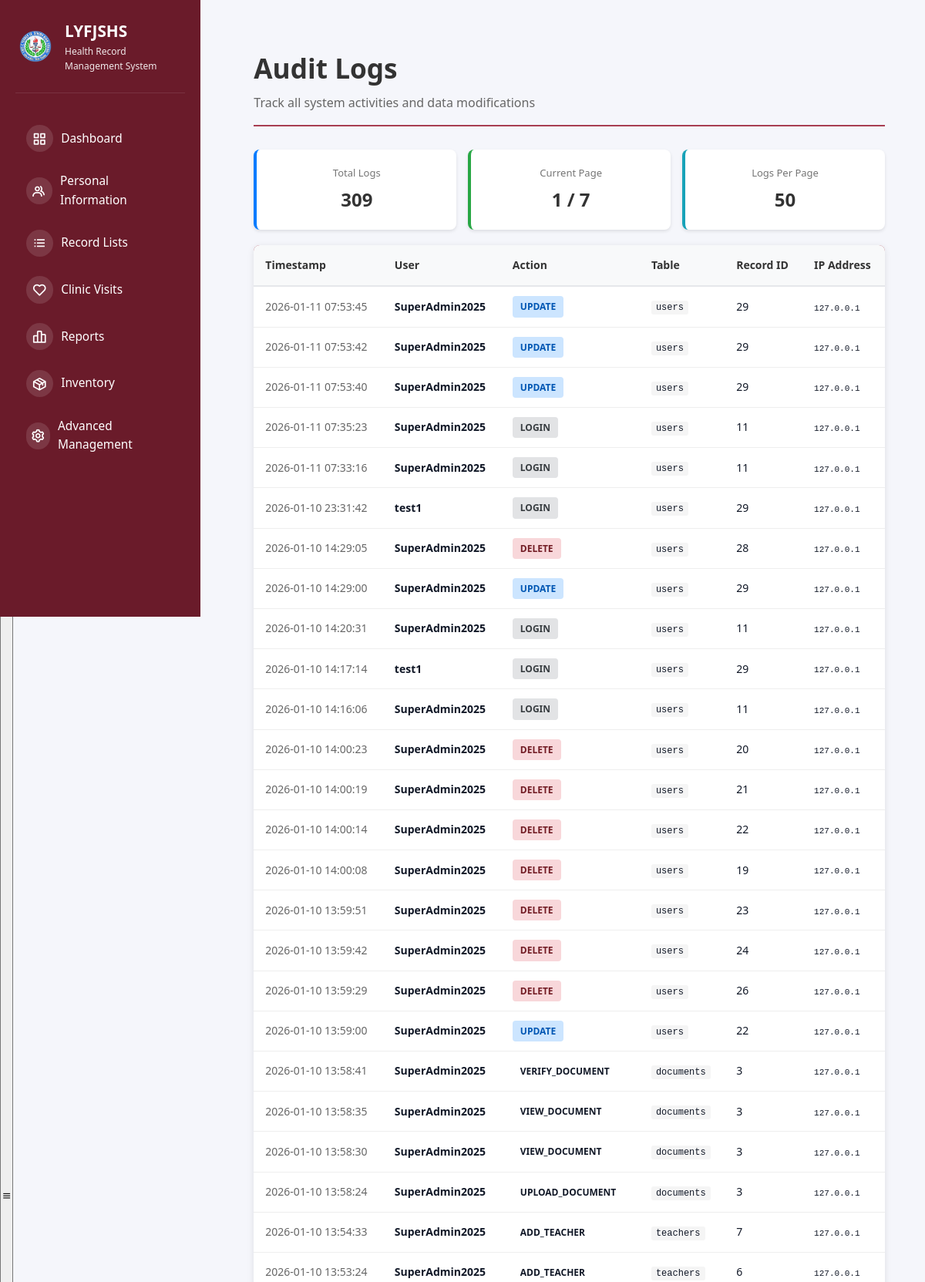
/audit-logs (signed in, upper part), run on the app's committed database.
### tables this page shows
CREATE TABLE audit_log (
            id INTEGER PRIMARY KEY AUTOINCREMENT,
            user_id INTEGER,
            username TEXT,
            action TEXT,
            table_name TEXT,
            record_id INTEGER,
            old_values TEXT,
            new_values TEXT,
            ip_address TEXT,
            timestamp TIMESTAMP DEFAULT CURRENT_TIMESTAMP
        );

### src/app.py (the view)
@app.route("/audit-logs")
@require_role('super_admin', 'health_officer')
def audit_logs():
    page = request.args.get('page', 1, type=int)
    per_page = 50
    db = get_db_connection()
    if not db:
        flash("Database error.", "danger")
        return redirect(url_for("dashboard"))
    try:
        cursor = db.cursor()
        cursor.execute("SELECT COUNT(*) as count FROM audit_log")
        total = cursor.fetchone()['count']
        offset = (page - 1) * per_page
        cursor.execute("""
            SELECT * FROM audit_log
            ORDER BY timestamp DESC
            LIMIT ? OFFSET ?
        """, (per_page, offset))
        logs = cursor.fetchall()
        db.close()
        total_pages = (total + per_page - 1) // per_page
        return render_template("admin/audit_logs.html",
                             logs=logs,
                             page=page,
                             total_pages=total_pages,
                             total=total)
    except sqlite3.Error as e:
        flash(f"Database error: {str(e)}", "danger")
        return redirect(url_for("advanced_management"))

### src/app.py (called while the page is built)
@app.before_request
def check_user_status():
    if session.get("logged_in"):
        if request.endpoint in ['login', 'logout', 'register', 'pending_approval', 'static']:
            return
        if session.get("role") == "pending":
            return redirect(url_for("pending_approval"))
        db = get_db_connection()
        if db:
            try:
                cursor = db.cursor()
                cursor.execute("SELECT is_active FROM users WHERE id = ?", (session.get("user_id"),))
                user = cursor.fetchone()
                db.close()
                if not user or not safe_row_get(user, 'is_active', 1):
                    session.clear()
                    flash("Your account has been disabled. Please contact the administrator.", "danger")
                    return redirect(url_for("login"))
            except sqlite3.Error:
                db.close()

@app.context_processor
def inject_user():
    user = None
    if session.get("logged_in"):
        db = get_db_connection()
        if db:
            try:
                cursor = db.cursor()
                cursor.execute("SELECT * FROM users WHERE id = ?", (session.get("user_id"),))
                user = cursor.fetchone()
                db.close()
            except sqlite3.Error:
                pass
    return {'current_user': user, 'max': max, 'min': min, 'range': range}

def get_db_connection():
    try:
        conn = sqlite3.connect(DATABASE)
        conn.row_factory = sqlite3.Row  # This enables column access by name
        return conn
    except sqlite3.Error as e:
        logger.error(f"Database connection error: {e}")
        return None

def safe_row_get(row, key, default=None):
    if row is None:
        return default
    try:
        return row[key]
    except (IndexError, KeyError):
        return default

### templates/admin/audit_logs.html (shortened to what this page needs)
{% extends "shared/base.html" %}  {% block content %}
<div class="audit-container">
  <div class="audit-header">
    <h1> Audit Logs</h1>
    <p>Track all system activities and data modifications</p>
  </div>
  <div class="log-stats">
    <div class="stat-box">
      <div class="stat-label">Total Logs</div>
      <div class="stat-value">{{ total }}</div>
    </div>
    <div class="stat-box" style="border-left-color: #28a745">
      <div class="stat-label">Current Page</div>
      <div class="stat-value">{{ page }} / {{ total_pages }}</div>
    </div>
    <div class="stat-box" style="border-left-color: #17a2b8">
      <div class="stat-label">Logs Per Page</div>
      <div class="stat-value">50</div>
    </div>
  </div>
  <div class="logs-table">
    <table>
      <thead>
        <tr>
          <th>Timestamp</th>
          <th>User</th>
          <th>Action</th>
          <th>Table</th>
          <th>Record ID</th>
          <th>IP Address</th>
        </tr>
      </thead>
      <tbody>
        {% if logs %} {% for log in logs %}
        <tr>
          <td class="timestamp">{{ log['timestamp'] }}</td>
          <td><strong>{{ log['username'] }}</strong></td>
          <td>
            <span class="action-badge action-{{ log['action'] }}"
              >{{ log['action'] }}</span
            >
          </td>
          <td>
            <code
              style="
                font-size: 12px;
                background: #f5f5f5;
                padding: 2px 6px;
                border-radius: 3px;
              "
              >{{ log['table_name'] }}</code
            >
          </td>
          <td>{{ log['record_id'] or '-' }}</td>
          <td>
            <code style="font-size: 11px"
              >{{ log['ip_address'] or 'N/A' }}</code
            >
          </td>
        </tr>
        {% endfor %} {% endif %}
      </tbody>
    </table>
  </div>
</div>
{% endblock %}

### static/css/dashboard.css (style rules this page uses)
* { margin: 0; padding: 0; box-sizing: border-box; }
:root { --primary-color: #2bb0a1; --secondary-color: #8b2340; --danger-color: #dc2626; --success-color: #16a34a; --warning-color: #ea580c; --light-bg: #f8fafc; --white: #ffffff; --text-dark: #1f2937; --text-light: #6b7280; --border-color: #e5e7eb; --shadow: 0 1px 3px rgba(0, 0, 0, 0.1); --shadow-lg: 0 10px 15px -3px rgba(0, 0, 0, 0.1); }
body { font-family: -apple-system, BlinkMacSystemFont, "Segoe UI", Roboto, Oxygen, Ubuntu, Cantarell, sans-serif; background-color: var(--light-bg); color: var(--text-dark); line-height: 1.6; }
html, body { height: 100%; font-family: system-ui, -apple-system, BlinkMacSystemFont, "Segoe UI", Roboto, sans-serif; }
body { background: #f5f6fb; color: #111827; }
.main-content h1 { font-size: 2.2rem; margin-bottom: 1.75rem; color: #111827; font-weight: 700; }
table { width: 100%; border-collapse: collapse; font-size: 14px; }
table thead { background-color: #a83e51; border-bottom: 2px solid var(--border-color); }
table th { padding: 15px; text-align: left; font-weight: 600; color: white; }
table td { padding: 15px; border-bottom: 1px solid var(--border-color); }
.stat-box { background: linear-gradient(135deg, #667eea 0%, #764ba2 100%); color: white; padding: 20px; border-radius: 8px; text-align: center; box-shadow: 0 4px 6px rgba(0, 0, 0, 0.1); }
.stat-label { font-size: 14px; opacity: 0.9; }

### templates/admin/audit_logs.html (style rules this page uses)
.audit-container { max-width: 1200px; margin: 0 auto; padding: 20px; }
.audit-header { margin-bottom: 30px; border-bottom: 2px solid #a83e51; padding-bottom: 15px; }
.audit-header h1 { margin: 0; color: #333; }
.audit-header p { color: #666; margin-top: 5px; }
.logs-table { background: white; border-radius: 8px; overflow: hidden; box-shadow: 0 2px 8px rgba(0, 0, 0, 0.1); }
.logs-table table { width: 100%; border-collapse: collapse; }
.logs-table th { background: #f8f9fa; padding: 15px; text-align: left; font-weight: 600; border-bottom: 1px solid #ddd; color: #333; }
.logs-table td { padding: 12px 15px; border-bottom: 1px solid #eee; font-size: 14px; }
.action-badge { display: inline-block; padding: 4px 10px; border-radius: 4px; font-size: 12px; font-weight: 600; }
.action-UPDATE { background: #cce5ff; color: #0056b3; }
.action-DELETE { background: #f8d7da; color: #721c24; }
.action-LOGIN { background: #e2e3e5; color: #383d41; }
.timestamp { color: #666; font-size: 13px; }
.log-stats { display: grid; grid-template-columns: repeat(auto-fit, minmax(200px, 1fr)); gap: 15px; margin-bottom: 20px; }
.stat-box { background: white; padding: 20px; border-radius: 8px; box-shadow: 0 2px 4px rgba(0, 0, 0, 0.1); border-left: 4px solid #007bff; }
.stat-label { color: #666; font-size: 13px; }
.stat-value { font-size: 24px; font-weight: bold; color: #333; margin-top: 5px; }

### data on the page
audit_log: timestamp "2026-01-11 07:53:45", username "SuperAdmin2025", action "UPDATE", table_name "users", record "29", ip_address "127.0.0.1"
audit_log: timestamp "2026-01-11 07:53:42", username "SuperAdmin2025", action "UPDATE", table_name "users", record "29", ip_address "127.0.0.1"
audit_log: timestamp "2026-01-11 07:53:40", username "SuperAdmin2025", action "UPDATE", table_name "users", record "29", ip_address "127.0.0.1"
audit_log: timestamp "2026-01-11 07:35:23", username "SuperAdmin2025", action "LOGIN", table_name "users", record "11", ip_address "127.0.0.1"
audit_log: timestamp "2026-01-11 07:33:16", username "SuperAdmin2025", action "LOGIN", table_name "users", record "11", ip_address "127.0.0.1"
audit_log: timestamp "2026-01-10 23:31:42", username "test1", action "LOGIN", table_name "users", record "29", ip_address "127.0.0.1"
audit_log: timestamp "2026-01-10 14:29:05", username "SuperAdmin2025", action "DELETE", table_name "users", record "28", ip_address "127.0.0.1"
audit_log: timestamp "2026-01-10 14:29:00", username "SuperAdmin2025", action "UPDATE", table_name "users", record "29", ip_address "127.0.0.1"
audit_log: timestamp "2026-01-10 14:20:31", username "SuperAdmin2025", action "LOGIN", table_name "users", record "11", ip_address "127.0.0.1"
audit_log: timestamp "2026-01-10 14:17:14", username "test1", action "LOGIN", table_name "users", record "29", ip_address "127.0.0.1"
audit_log: timestamp "2026-01-10 14:16:06", username "SuperAdmin2025", action "LOGIN", table_name "users", record "11", ip_address "127.0.0.1"
audit_log: timestamp "2026-01-10 14:00:23", username "SuperAdmin2025", action "DELETE", table_name "users", record "20", ip_address "127.0.0.1"
audit_log: timestamp "2026-01-10 14:00:19", username "SuperAdmin2025", action "DELETE", table_name "users", record "21", ip_address "127.0.0.1"
audit_log: timestamp "2026-01-10 14:00:14", username "SuperAdmin2025", action "DELETE", table_name "users", record "22", ip_address "127.0.0.1"
audit_log: timestamp "2026-01-10 14:00:08", username "SuperAdmin2025", action "DELETE", table_name "users", record "19", ip_address "127.0.0.1"
audit_log: timestamp "2026-01-10 13:59:51", username "SuperAdmin2025", action "DELETE", table_name "users", record "23", ip_address "127.0.0.1"
audit_log: timestamp "2026-01-10 13:59:42", username "SuperAdmin2025", action "DELETE", table_name "users", record "24", ip_address "127.0.0.1"
audit_log: timestamp "2026-01-10 13:59:29", username "SuperAdmin2025", action "DELETE", table_name "users", record "26", ip_address "127.0.0.1"
audit_log: timestamp "2026-01-10 13:59:00", username "SuperAdmin2025", action "UPDATE", table_name "users", record "22", ip_address "127.0.0.1"
audit_log: timestamp "2026-01-10 13:58:41", username "SuperAdmin2025", action "VERIFY_DOCUMENT", table_name "documents", record "3", ip_address "127.0.0.1"
audit_log: timestamp "2026-01-10 13:58:35", username "SuperAdmin2025", action "VIEW_DOCUMENT", table_name "documents", record "3", ip_address "127.0.0.1"
audit_log: timestamp "2026-01-10 13:58:30", username "SuperAdmin2025", action "VIEW_DOCUMENT", table_name "documents", record "3", ip_address "127.0.0.1"
audit_log: timestamp "2026-01-10 13:58:24", username "SuperAdmin2025", action "UPLOAD_DOCUMENT", table_name "documents", record "3", ip_address "127.0.0.1"
audit_log: timestamp "2026-01-10 13:54:33", username "SuperAdmin2025", action "ADD_TEACHER", table_name "teachers", record "7", ip_address "127.0.0.1"
audit_log: timestamp "2026-01-10 13:53:24", username "SuperAdmin2025", action "ADD_TEACHER", table_name "teachers", record "6", ip_address "127.0.0.1"

### other printed values
{{ total }} "309"
{{ page }} "1"
{{ total_pages }} "7"
